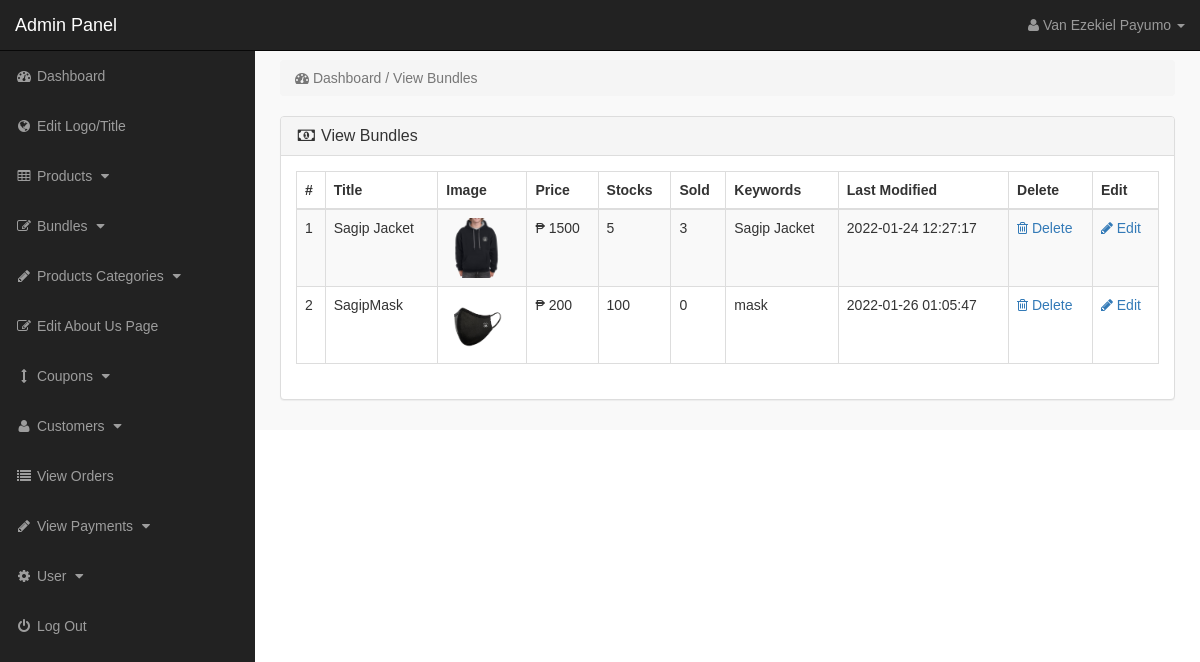
The page /admin_area/index.php?view_bundles (signed in) on the database its author committed.
### tables this page shows
CREATE TABLE `products` (
  `product_id` int(10) NOT NULL,
  `p_cat_id` int(10) NOT NULL,
  `cat_id` int(10) NOT NULL,
  `manufacturer_id` int(10) NOT NULL,
  `date` timestamp NOT NULL DEFAULT current_timestamp() ON UPDATE current_timestamp(),
  `product_title` text NOT NULL,
  `product_url` text NOT NULL,
  `product_img1` text NOT NULL,
  `product_img2` text NOT NULL,
  `product_img3` text NOT NULL,
  `product_price` int(10) NOT NULL,
  `product_psp_price` int(100) NOT NULL,
  `product_desc` text NOT NULL,
  `product_features` text NOT NULL,
  `product_stock` int(11) NOT NULL,
  `product_keywords` text NOT NULL,
  `product_label` text NOT NULL,
  `status` varchar(255) NOT NULL
);

### admin_area/view_bundles.php (the view)
<?php
if (!isset($_SESSION['admin_email'])) {
    echo "<script>window.open('login.php','_self')</script>";
} else {
    ?>
<div class="row">
<div class="col-lg-12" >
<ol class="breadcrumb" >
<li class="active" >
<i class="fa fa-dashboard"></i> Dashboard / View Bundles
</li>
</ol>
</div>
</div>
<div class="row" >
<div class="col-lg-12" >
<div class="panel panel-default" >
<div class="panel-heading" >
<h3 class="panel-title" >
<i class="fa fa-money fa-fw" ></i> View Bundles
</h3>
</div>
<div class="panel-body" >
<div class="table-responsive" >
<table class="table table-bordered table-hover table-striped" >
<thead>
<tr>
<th>#</th>
<th>Title</th>
<th>Image</th>
<th>Price</th>
<th>Stocks</th>
<th>Sold</th>
<th>Keywords</th>
<th>Last Modified</th>
<th>Delete</th>
<th>Edit</th>
</tr>
</thead>
<tbody>
<?php
    $i = 0;
    $get_pro = "select * from products where status='bundle'";
    $run_pro = mysqli_query($con, $get_pro);
    while ($row_pro = mysqli_fetch_array($run_pro)) {
        $pro_id = $row_pro['product_id'];
        $pro_title = $row_pro['product_title'];
        $pro_image = $row_pro['product_img1'];
        $pro_price = $row_pro['product_price'];
        $pro_stock = $row_pro['product_stock'];
        $pro_keywords = $row_pro['product_keywords'];
        $pro_date = $row_pro['date'];
        $i++;
        ?>
<tr>
<td><?php echo $i; ?></td>
<td><?php echo $pro_title; ?></td>
<td><img src="product_images/<?php echo $pro_image; ?>" width="60" height="60"></td>
<td>₱ <?php echo $pro_price; ?></td>
<td> <?php if ($pro_stock < 0) {echo $pro_stock = 0;} else {echo $pro_stock;}?> </td>
<td>
<?php
        $get_sold = "select * from pending_orders where product_id='$pro_id' and (order_status='pending' or order_status='Complete')";
        $run_sold = mysqli_query($con, $get_sold);
        $count = mysqli_num_rows($run_sold);
        echo $count;
        ?>
</td>
<td> <?php echo $pro_keywords; ?> </td>
<td><?php echo $pro_date; ?></td>
<td>
<a href="index.php?delete_bundle=<?php echo $pro_id; ?>">
<i class="fa fa-trash-o"> </i> Delete
</a>
</td>
<td>
<a href="index.php?edit_bundle=<?php echo $pro_id; ?>">
<i class="fa fa-pencil"> </i> Edit
</a>
</td>
</tr>
<?php }?>
</tbody>
</table>
</div>
</div>
</div>
</div>
</div>
<?php }?>

### admin_area/includes/sidebar.php (shortened to what this page needs)
<?php
if (!isset($_SESSION['admin_email'])) {
    echo "<script>window.open('login.php','_self')</script>";
} else {
    $admin_level = $_SESSION['admin_level'];
    if ($admin_level == 2) {
        $hideme = 'display:none;';
    } else {
        $hideme = '';
    }
    ?>
<nav class="navbar navbar-inverse navbar-fixed-top" >
<div class="navbar-header" >
<a class="navbar-brand" href="index.php?dashboard" >Admin Panel</a>
</div>
<ul class="nav navbar-right top-nav" >
<li class="dropdown" >
<a href="#" class="dropdown-toggle" data-toggle="dropdown" >
<i class="fa fa-user" ></i>
<?php echo $admin_name; ?> <b class="caret" ></b>
</a>
</li>
</ul>
<div class="collapse navbar-collapse navbar-ex1-collapse">
<ul class="nav navbar-nav side-nav">
<li>
<a href="index.php?dashboard">
<i class="fa fa-fw fa-dashboard"></i> Dashboard
</a>
</li>
<li>
<a style="<?php echo $hideme; ?>" href="index.php?edit_logo_title">
<i class="fa fa-fw fa-globe"></i> Edit Logo/Title
</a>
</li>
<li>
<a href="#" data-toggle="collapse" data-target="#products">
<i class="fa fa-fw fa-table"></i> Products
<i class="fa fa-fw fa-caret-down"></i>
</a>
</li>
<li>
<a href="#" data-toggle="collapse" data-target="#bundles">
<i class="fa fa-fw fa-edit"></i> Bundles
<i class="fa fa-fw fa-caret-down"></i>
</a>
</li>
<li>
<a href="#" data-toggle="collapse" data-target="#p_cat">
<i class="fa fa-fw fa-pencil"></i> Products Categories
<i class="fa fa-fw fa-caret-down"></i>
</a>
</li>
<li style="<?php echo $hideme; ?>">
<a href="index.php?edit_about_us">
<i class="fa fa-fw fa-edit"></i> Edit About Us Page
</a>
</li>
<li style="<?php echo $hideme; ?>">
<a href="#" data-toggle="collapse" data-target="#coupons">
<i class="fa fa-fw fa-arrows-v"></i> Coupons
<i class="fa fa-fw fa-caret-down"></i>
</a>
</li>
<li style="<?php echo $hideme; ?>">
<a href="#" data-toggle="collapse" data-target="#customer">
<i class="fa fa-fw fa-user"></i> Customers
<i class="fa fa-fw fa-caret-down"></i>
</a>
</li>
<li>
<a href="index.php?view_orders">
<i class="fa fa-fw fa-list"></i> View Orders
</a>
</li>
<li>
<a href="#" data-toggle="collapse" data-target="#pay">
<i class="fa fa-fw fa-pencil"></i> View Payments
<i class="fa fa-fw fa-caret-down"></i>
</a>
</li>
<li>
<a href="#" data-toggle="collapse" data-target="#users">
<i class="fa fa-fw fa-gear"></i> User
<i class="fa fa-fw fa-caret-down"></i>
</a>
</li>
<li>
<a href="logout.php">
<i class="fa fa-fw fa-power-off"></i> Log Out
</a>
</li>
</ul>
</div>
</nav>
<?php }?>

### admin_area/css/style.css (style rules this page uses)
* { font-family: "Montserrat", sans-serif }
body { margin-top: 100px; font-family: "Montserrat"; }
@media (min-width: 768px) { body { margin-top: 50px; } }
.top-nav { padding: 0 15px; }
.top-nav>li { display: inline-block; float: left; }
.top-nav>li>a { padding-top: 15px; padding-bottom: 15px; line-height: 20px; color: #999; }
@media (min-width: 768px) { .side-nav { position: fixed; top: 51px; width: 255px; border-radius: 0; overflow-y: auto; background-color: #222; bottom: 0; overflow-x: hidden; padding-bottom: 40px; } }
@media (min-width: 768px) { .side-nav>li>a { width: 255px; } }
.panel-body { border-radius: 5px; }

### rows shown on the page
products: product_title "Sagip Jacket", product_img1 (picture), product_price "1500", product_stock "5", count "3", product_keywords "Sagip Jacket", date "2022-01-24 12:27:17"
products: product_title "SagipMask", product_img1 (picture), product_price "200", product_stock "100", count "0", product_keywords "mask", date "2022-01-26 01:05:47"

### other values the page prints
$admin_name "Van Ezekiel Payumo"
